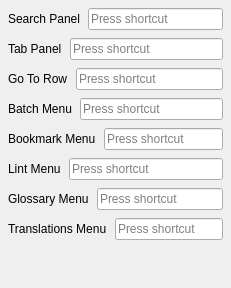
     <widget class="QWidget" name="controlsSettings">
      <layout class="QVBoxLayout" name="verticalLayout_4" stretch="0,0,0,0,0,0,0,0,0">
       <property name="spacing">
        <number>8</number>
       </property>
       <property name="leftMargin">
        <number>8</number>
       </property>
       <property name="topMargin">
        <number>8</number>
       </property>
       <property name="rightMargin">
        <number>8</number>
       </property>
       <property name="bottomMargin">
        <number>8</number>
       </property>
       <item>
        <widget class="QWidget" name="resultsPanelWidget" native="true">
         <layout class="QHBoxLayout" name="horizontalLayout_9">
          <property name="spacing">
           <number>8</number>
          </property>
          <property name="leftMargin">
           <number>0</number>
          </property>
          <property name="topMargin">
           <number>0</number>
          </property>
          <property name="rightMargin">
           <number>0</number>
          </property>
          <property name="bottomMargin">
           <number>0</number>
          </property>
          <item>
           <widget class="QLabel" name="label_8">
            <property name="text">
             <string>Search Panel</string>
            </property>
           </widget>
          </item>
          <item>
           <widget class="QKeySequenceEdit" name="searchPanelInput"/>
          </item>
         </layout>
        </widget>
       </item>
       <item>
        <widget class="QWidget" name="tabPanelWidget" native="true">
         <layout class="QHBoxLayout" name="horizontalLayout_10">
          <property name="spacing">
           <number>8</number>
          </property>
          <property name="leftMargin">
           <number>0</number>
          </property>
          <property name="topMargin">
           <number>0</number>
          </property>
          <property name="rightMargin">
           <number>0</number>
          </property>
          <property name="bottomMargin">
           <number>0</number>
          </property>
          <item>
           <widget class="QLabel" name="label_9">
            <property name="text">
             <string>Tab Panel</string>
            </property>
           </widget>
          </item>
          <item>
           <widget class="QKeySequenceEdit" name="tabPanelInput"/>
          </item>
         </layout>
        </widget>
       </item>
       <item>
        <widget class="QWidget" name="goToRowWidget" native="true">
         <layout class="QHBoxLayout" name="horizontalLayout_12">
          <property name="spacing">
           <number>8</number>
          </property>
          <property name="leftMargin">
           <number>0</number>
          </property>
          <property name="topMargin">
           <number>0</number>
          </property>
          <property name="rightMargin">
           <number>0</number>
          </property>
          <property name="bottomMargin">
           <number>0</number>
          </property>
          <item>
           <widget class="QLabel" name="label_10">
            <property name="text">
             <string>Go To Row</string>
            </property>
           </widget>
          </item>
          <item>
           <widget class="QKeySequenceEdit" name="goToRowInput"/>
          </item>
         </layout>
        </widget>
       </item>
       <item>
        <widget class="QWidget" name="batchMenuWidget" native="true">
         <layout class="QHBoxLayout" name="horizontalLayout_11">
          <property name="spacing">
           <number>8</number>
          </property>
          <property name="leftMargin">
           <number>0</number>
          </property>
          <property name="topMargin">
           <number>0</number>
          </property>
          <property name="rightMargin">
           <number>0</number>
          </property>
          <property name="bottomMargin">
           <number>0</number>
          </property>
          <item>
           <widget class="QLabel" name="label_11">
            <property name="text">
             <string>Batch Menu</string>
            </property>
           </widget>
          </item>
          <item>
           <widget class="QKeySequenceEdit" name="batchMenuInput"/>
          </item>
         </layout>
        </widget>
       </item>
       <item>
        <widget class="QWidget" name="bookmarkMenuWidget" native="true">
         <layout class="QHBoxLayout" name="horizontalLayout_13">
          <property name="spacing">
           <number>8</number>
          </property>
          <property name="leftMargin">
           <number>0</number>
          </property>
          <property name="topMargin">
           <number>0</number>
          </property>
          <property name="rightMargin">
           <number>0</number>
          </property>
          <property name="bottomMargin">
           <number>0</number>
          </property>
          <item>
           <widget class="QLabel" name="label_12">
            <property name="text">
             <string>Bookmark Menu</string>
            </property>
           </widget>
          </item>
          <item>
           <widget class="QKeySequenceEdit" name="bookmarkMenuInput"/>
          </item>
         </layout>
        </widget>
       </item>
       <item>
        <widget class="QWidget" name="lintMenuWidget" native="true">
         <layout class="QHBoxLayout" name="horizontalLayout_24">
          <property name="spacing">
           <number>8</number>
          </property>
          <property name="leftMargin">
           <number>0</number>
          </property>
          <property name="topMargin">
           <number>0</number>
          </property>
          <property name="rightMargin">
           <number>0</number>
          </property>
          <property name="bottomMargin">
           <number>0</number>
          </property>
          <item>
           <widget class="QLabel" name="label_26">
            <property name="text">
             <string>Lint Menu</string>
            </property>
           </widget>
          </item>
          <item>
           <widget class="QKeySequenceEdit" name="lintMenuInput"/>
          </item>
         </layout>
        </widget>
       </item>
       <item>
        <widget class="QWidget" name="glossaryMenuWidget" native="true">
         <layout class="QHBoxLayout" name="horizontalLayout_25">
          <property name="spacing">
           <number>8</number>
          </property>
          <property name="leftMargin">
           <number>0</number>
          </property>
          <property name="topMargin">
           <number>0</number>
          </property>
          <property name="rightMargin">
           <number>0</number>
          </property>
          <property name="bottomMargin">
           <number>0</number>
          </property>
          <item>
           <widget class="QLabel" name="label_27">
            <property name="text">
             <string>Glossary Menu</string>
            </property>
           </widget>
          </item>
          <item>
           <widget class="QKeySequenceEdit" name="glossaryMenuInput"/>
          </item>
         </layout>
        </widget>
       </item>
       <item>
        <widget class="QWidget" name="widget_3" native="true">
         <layout class="QHBoxLayout" name="horizontalLayout_26">
          <property name="spacing">
           <number>8</number>
          </property>
          <property name="leftMargin">
           <number>0</number>
          </property>
          <property name="topMargin">
           <number>0</number>
          </property>
          <property name="rightMargin">
           <number>0</number>
          </property>
          <property name="bottomMargin">
           <number>0</number>
          </property>
          <item>
           <widget class="QLabel" name="label_28">
            <property name="text">
             <string>Translations Menu</string>
            </property>
           </widget>
          </item>
          <item>
           <widget class="QKeySequenceEdit" name="translationsMenuInput"/>
          </item>
         </layout>
        </widget>
       </item>
       <item>
        <spacer name="verticalSpacer">
         <property name="orientation">
          <enum>Qt::Orientation::Vertical</enum>
         </property>
         <property name="sizeHint" stdset="0">
          <size>
           <width>20</width>
           <height>40</height>
          </size>
         </property>
        </spacer>
       </item>
      </layout>
     </widget>
